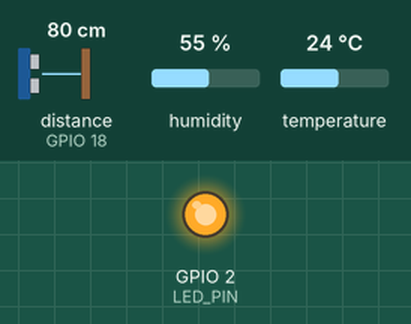
Bench run of a program on a simulated ESP32. Parts: output pins drawn as LEDs (lit = HIGH). Wiring (inferred from the names in the program): ultrasonic range finder: trigger GPIO 5; echo GPIO 18. The test bench sets the inputs (shaded band); at power-on: distance to the obstacle (sensor on GPIO 18) 80 cm, humidity 55 %, temperature 24 °C. The echo pulse lasts 58.3 µs per cm; WiFi joins after 1.5 s; servers stay silent unless stated; uploads are accepted with an empty reply; pins used as bus, display or sensor lines are not drawn; what the program prints to the serial monitor is not drawn.

Above: at 2.7 s.
2.8 s: distance to the obstacle (sensor on GPIO 18) set to 16 cm
5.5 s: distance to the obstacle (sensor on GPIO 18) set to 13 cm
At 6.7 s:
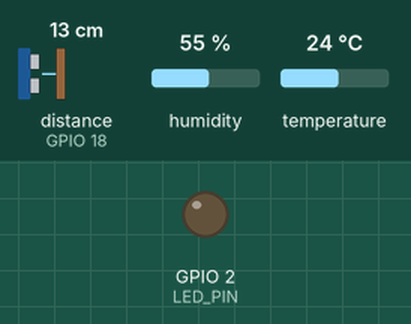
9.7 s: distance to the obstacle (sensor on GPIO 18) set to 18 cm
At 10.9 s:
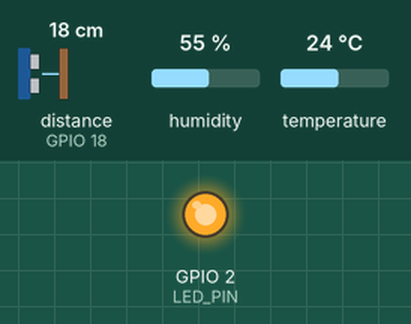
12.4 s: distance to the obstacle (sensor on GPIO 18) set to 2 cm
At 15.1 s:
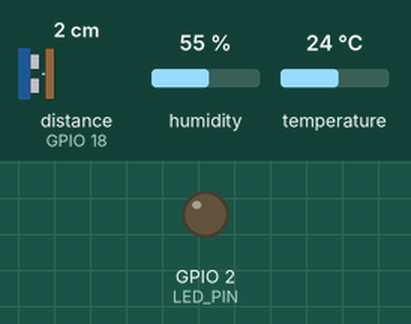
Timing chart, 0 to 16.5 s (numbered marks = the images above; inputs shaded):
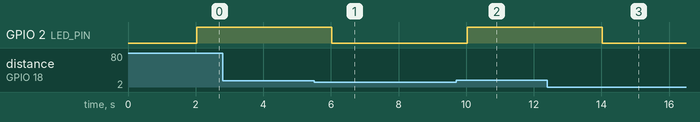

Measured:
- the behaviour switches between 15 and 14 cm on distance to the obstacle (sensor on GPIO 18) (found by bisection; images 0 and 1)
- after the input at 2.8 s, every drawn part: stays the same
- after the input at 5.5 s, GPIO 2 (LED_PIN): HIGH → LOW after 0.53 s
- after the input at 9.7 s, GPIO 2 (LED_PIN): LOW → HIGH after 0.33 s
- after the input at 12.4 s, GPIO 2 (LED_PIN): HIGH → LOW after 1.6 s

The program:

main.cpp
```cpp
#include <Arduino.h>
#include <WiFi.h>
#include <HTTPClient.h>
#include <DHT.h>
#include "credentials.h" // Contient WIFI_SSID et WIFI_PASSWORD

// Configurations des broches
#define DHTPIN 4
#define DHTTYPE DHT11
#define TRIG_PIN 5
#define ECHO_PIN 18
#define LED_PIN 2

const char* DEVICE_ID = "ESP32_STATION_01";
const char* SERVER_DATA_URL = "http://192.168.244.140:8000/data";
const char* SERVER_CMD_URL = "http://192.168.244.140:8000/command?device_id=ESP32_STATION_01";

const float TANK_EMPTY_DISTANCE_CM = 20.0; // Distance capteur -> fond du bidon
const float TANK_FULL_DISTANCE_CM = 2.0;   // Distance minimale fiable du HC-SR04
const float WATER_ALERT_THRESHOLD = 30.0;  // LED allumee si niveau <= 30%

DHT dht(DHTPIN, DHTTYPE);
unsigned long lastDataSend = 0;
unsigned long lastCmdCheck = 0;
bool waterAlertActive = false;

void setup() {
    Serial.begin(115200);
    dht.begin();
    pinMode(TRIG_PIN, OUTPUT);
    pinMode(ECHO_PIN, INPUT);
    pinMode(LED_PIN, OUTPUT);

    // Connexion Wi-Fi
    Serial.print("Connexion a ");
    Serial.println(WIFI_SSID);
    WiFi.begin(WIFI_SSID, WIFI_PASS);

    while (WiFi.status() != WL_CONNECTED) {
        delay(500);
        Serial.print(".");
    }
    Serial.println("\nWi-Fi Connecte !");
    Serial.print("Adresse IP ESP32 : ");
    Serial.println(WiFi.localIP());
}

float getDistance() {
    digitalWrite(TRIG_PIN, LOW);
    delayMicroseconds(2);
    digitalWrite(TRIG_PIN, HIGH);
    delayMicroseconds(10);
    digitalWrite(TRIG_PIN, LOW);
    long duree = pulseIn(ECHO_PIN, HIGH, 30000);
    float distance = duree * 0.034 / 2;
    return (distance == 0 || distance > 400) ? -1 : distance;
}

float calculateWaterLevel(float distanceCm) {
    if (distanceCm < 0) {
        return -1;
    }

    float usableHeight = TANK_EMPTY_DISTANCE_CM - TANK_FULL_DISTANCE_CM;
    float level = ((TANK_EMPTY_DISTANCE_CM - distanceCm) / usableHeight) * 100.0;

    if (level < 0) level = 0;
    if (level > 100) level = 100;
    return level;
}

void loop() {
    unsigned long currentMillis = millis();

    // 1. Envoi des données toutes les 10 secondes
    if (currentMillis - lastDataSend >= 2000) {
        lastDataSend = currentMillis;

        if (WiFi.status() == WL_CONNECTED) {
            HTTPClient http;
            http.begin(SERVER_DATA_URL);
            http.addHeader("Content-Type", "application/json");

            float h = dht.readHumidity();
            float t = dht.readTemperature();
            float dist = getDistance();
            float niveau_eau = calculateWaterLevel(dist);
            if (niveau_eau < 0) niveau_eau = 0;

            waterAlertActive = niveau_eau <= WATER_ALERT_THRESHOLD;
            digitalWrite(LED_PIN, waterAlertActive ? HIGH : LOW);

            if (!isnan(h) && !isnan(t)) {
                String jsonPayload = "{\"device_id\":\"" + String(DEVICE_ID) +
                                     "\",\"temperature\":" + String(t) +
                                     ",\"humidity\":" + String(h) +
                                     ",\"water_level\":" + String(niveau_eau) + "}";

                int httpResponseCode = http.POST(jsonPayload);
                Serial.print("Distance eau: ");
                Serial.print(dist);
                Serial.print(" cm | Niveau: ");
                Serial.print(niveau_eau);
                Serial.print("% | Alerte LED: ");
                Serial.print(waterAlertActive ? "ON" : "OFF");
                Serial.print(" | HTTP: ");
                Serial.println(httpResponseCode);
            }
            http.end();
        }
    }

    // 2. Vérification des commandes toutes les 5 secondes
    if (currentMillis - lastCmdCheck >= 1000) {
        lastCmdCheck = currentMillis;

        if (WiFi.status() == WL_CONNECTED) {
            HTTPClient http;
            http.begin(SERVER_CMD_URL);
            int httpResponseCode = http.GET();

            if (httpResponseCode == 200) {
                String payload = http.getString();
                Serial.print("Commande recue : ");
                Serial.println(payload);

                if (waterAlertActive) {
                    digitalWrite(LED_PIN, HIGH);
                } else if (payload.indexOf("LED_ON") >= 0) {
                    digitalWrite(LED_PIN, HIGH);
                } else if (payload.indexOf("LED_OFF") >= 0) {
                    digitalWrite(LED_PIN, LOW);
                }
            }
            http.end();
        }
    }
}
```

credentials.h
```cpp
#ifndef CREDENTIALS_H
#define CREDENTIALS_H

#define WIFI_SSID "B.H."
#define WIFI_PASS "123456789"

#endif
```
